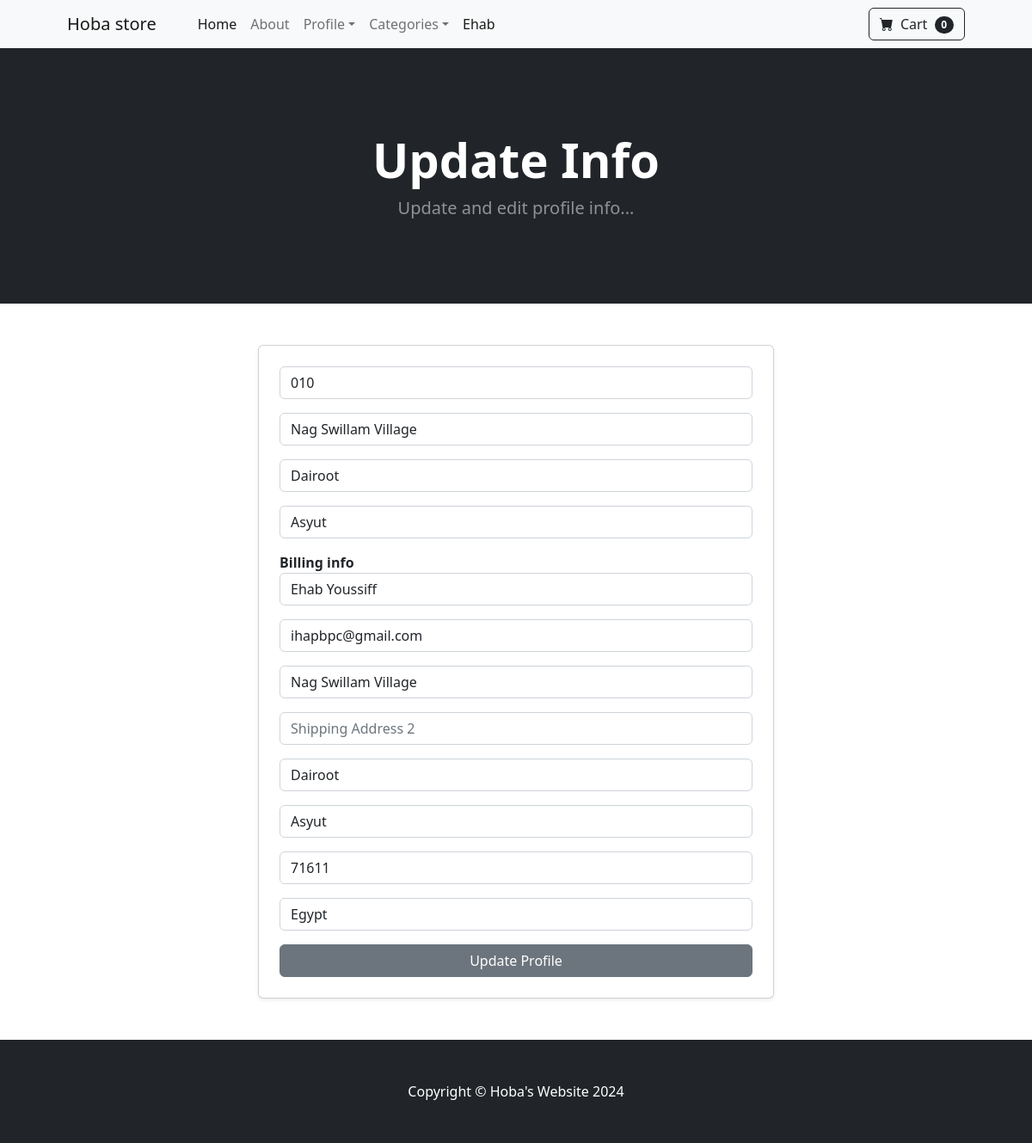
The app's page /update_info/ (signed in) with its own data.
### store/models.py (models this page shows, shortened)
class Profile(models.Model):
    user = models.OneToOneField(User, on_delete=models.CASCADE)
    date_modified = models.DateTimeField(User, auto_now=True)
    phone = models.CharField(max_length=20, blank=True)
    address = models.CharField(max_length=200, blank=True)
    city = models.CharField(max_length=200, blank=True)
    governorate = models.CharField(max_length=200, blank=True)
    old_cart = models.CharField(max_length=200, blank=True, null=True)

### payment/models.py (models this page shows, shortened)
class ShippingAddress(models.Model):
    user = models.ForeignKey(User, on_delete=models.CASCADE, blank=True, null=True)
    shipping_full_name = models.CharField(max_length=255)
    shipping_email = models.CharField(max_length=255)
    shipping_address1 = models.CharField(max_length=255)
    shipping_address2 = models.CharField(max_length=255, null=True, blank=True)
    shipping_city = models.CharField(max_length=255)
    shipping_state = models.CharField(max_length=255, blank= True, null=True)
    shipping_zipcode = models.CharField(max_length=255, blank=True, null=True)
    shipping_country = models.CharField(max_length=255)
    class Meta:
        verbose_name_plural = 'Shipping Address'

### store/views.py (the view)
# urls.py: path('update_info/', views.update_info, name='update_info'),
def update_info(request):
    if request.user.is_authenticated: # check if current user is logged in
        current_user = Profile.objects.get(user__id=request.user.id) # get current user unique id to match the user's id
        try:
            shipping_user = ShippingAddress.objects.get(user__id=request.user.id)
        except ShippingAddress.DoesNotExist:
            shipping_user = ShippingAddress(user=request.user)
        form = UserInfoForm(request.POST or None, instance=current_user) # get the form for the user (using their id)
        shipping_form = ShippingForm(request.POST or None, instance=shipping_user)
        print(f"Shipping ID: {shipping_user.id}")
        if form.is_valid() and shipping_form.is_valid():
            form.save()
            shipping_form.save()
            messages.success(request, "Your details are saved successfully!")
            return redirect('home')
        return render(request, 'users/update_info.html', {'form': form, 'shipping_form': shipping_form})
    messages.error(request, "You must be logged first!")
    return redirect('update_info')

### store/forms.py
class UserInfoForm(forms.ModelForm):
    phone = forms.CharField(label='', widget=forms.TextInput(attrs={'class':'form-control', 'placeholder':'Phone Number'}), required=False)
    address = forms.CharField(label='', widget=forms.TextInput(attrs={'class':'form-control', 'placeholder':'Address'}), required=False)
    city = forms.CharField(label='', widget=forms.TextInput(attrs={'class':'form-control', 'placeholder':'City'}), required=False)
    governorate = forms.CharField(label='', widget=forms.TextInput(attrs={'class':'form-control', 'placeholder':'Governorate or State'}), required=False)
    class Meta:
        model = Profile
        fields = ('phone', 'address', 'city', 'governorate',)

### cart/cart.py (called while the page is built)
    def __len__(self):
        return len(self.cart)

### cart/context_processors.py (called while the page is built)
def cart(request):
    return {'cart': Cart(request)}

### store/templates/users/update_info.html (shortened to what this page needs)
{% extends "base.html" %}
{% block content %}
<header class="bg-dark py-5 mb-5">
    <div class="container px-4 px-lg-5 my-5">
        <div class="text-center text-white">
            <h1 class="display-4 fw-bolder">Update Info</h1>
            <p class="lead fw-normal text-white-50 mb-0">Update and edit profile info...</p>
        </div>
    </div>
</header>
<div class='col-md-6 offset-md-3'>
    <div class='card shadow-sm p-4'>
        <form method="POST" action='{% url "update_info" %}'>
            {{ form.as_p }}
            <strong>
                Billing info
            </strong>
            {{ shipping_form.as_p }}
            <button type="submit" class="btn btn-secondary w-100">Update Profile</button>
        </form>
    </div>
</div>
{% endblock content %}

### store/templates/nav.html (shortened to what this page needs)
<nav class="navbar navbar-expand-lg navbar-light bg-light">
    <div class="container px-4 px-lg-5">
        <a class="navbar-brand" href="#!">Hoba store</a>
        <div class="collapse navbar-collapse" id="navbarSupportedContent">
            <ul class="navbar-nav me-auto mb-2 mb-lg-0 ms-lg-4">
                <li class="nav-item"><a class="nav-link active" aria-current="page" href="{% url 'home' %}">Home</a></li>
                <li class="nav-item"><a class="nav-link" href="{% url 'about' %}">About</a></li>
                {% if user.is_authenticated %}
                <li class="nav-item dropdown">
                    <a class="nav-link dropdown-toggle" id="navbarDropdown" href="#" role="button" data-bs-toggle="dropdown" aria-expanded="false">Profile</a>
                </li>
                {% else %}
                <li class="nav-item"><a class="nav-link" href="{% url 'login' %}">Log in</a></li>
                {% endif %}
                <li class="nav-item dropdown">
                    <a class="nav-link dropdown-toggle" id="navbarDropdown" href="#" role="button" data-bs-toggle="dropdown" aria-expanded="false">Categories</a>
                </li>
                <li class = 'active nav-link'>{{user.username}}</li>
            </ul>
            <form class="d-flex">
                <a href="{% url 'cart_summary' %}" class="btn btn-outline-dark" >
                    <i class="bi-cart-fill me-1"></i>
                    Cart
                    <span class="badge bg-dark text-white ms-1 rounded-pill" id="cart_quantity"> {{cart|length}} </span>
                </a>
            </form>
        </div>
    </div>
</nav>

### records on screen
Profile: phone "010", address "Nag Swillam Village", city "Dairoot", governorate "Asyut"
ShippingAddress: shipping_full_name "Ehab Youssiff", shipping_email "ihapbpc@gmail.com", shipping_address1 "Nag Swillam Village", shipping_city "Dairoot", shipping_state "Asyut", shipping_zipcode "71611", shipping_country "Egypt"

### other values on screen
{{ user.username }} "Ehab"
{{ cart|length }} "0"
